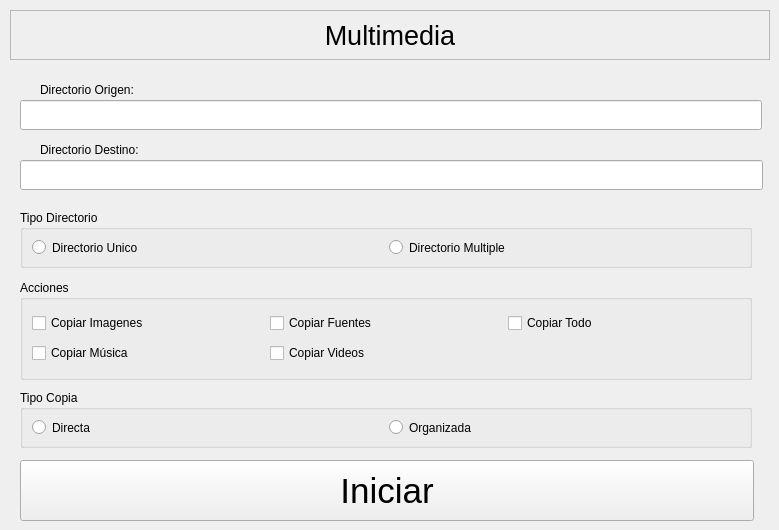
    <widget class="QWidget" name="tab_multimedia">
     <attribute name="title">
      <string>Multimedia</string>
     </attribute>
     <widget class="QFrame" name="frame_title_multimedia">
      <property name="geometry">
       <rect>
        <x>10</x>
        <y>10</y>
        <width>760</width>
        <height>50</height>
       </rect>
      </property>
      <property name="sizePolicy">
       <sizepolicy hsizetype="Fixed" vsizetype="Preferred">
        <horstretch>0</horstretch>
        <verstretch>0</verstretch>
       </sizepolicy>
      </property>
      <property name="frameShape">
       <enum>QFrame::Shape::StyledPanel</enum>
      </property>
      <property name="frameShadow">
       <enum>QFrame::Shadow::Raised</enum>
      </property>
      <layout class="QHBoxLayout" name="horizontalLayout_16">
       <item>
        <widget class="QLabel" name="lbl_title_5">
         <property name="font">
          <font>
           <family>Arial</family>
           <pointsize>20</pointsize>
          </font>
         </property>
         <property name="layoutDirection">
          <enum>Qt::LayoutDirection::LeftToRight</enum>
         </property>
         <property name="text">
          <string>Multimedia</string>
         </property>
         <property name="alignment">
          <set>Qt::AlignmentFlag::AlignCenter</set>
         </property>
        </widget>
       </item>
      </layout>
     </widget>
     <widget class="QGroupBox" name="groupBox_dirs_multimedia">
      <property name="geometry">
       <rect>
        <x>20</x>
        <y>210</y>
        <width>732</width>
        <height>58</height>
       </rect>
      </property>
      <property name="title">
       <string>Tipo Directorio</string>
      </property>
      <layout class="QHBoxLayout" name="horizontalLayout_21">
       <item>
        <widget class="QRadioButton" name="rb_dir_unico_multimedia">
         <property name="text">
          <string>Directorio Unico</string>
         </property>
        </widget>
       </item>
       <item>
        <widget class="QRadioButton" name="rb_dir_multiple_multimedia">
         <property name="text">
          <string>Directorio Multiple</string>
         </property>
        </widget>
       </item>
      </layout>
     </widget>
     <widget class="QPushButton" name="btn_inicio_multimedia">
      <property name="geometry">
       <rect>
        <x>20</x>
        <y>460</y>
        <width>734</width>
        <height>61</height>
       </rect>
      </property>
      <property name="font">
       <font>
        <family>Arial</family>
        <pointsize>26</pointsize>
       </font>
      </property>
      <property name="text">
       <string>Iniciar</string>
      </property>
     </widget>
     <widget class="QGroupBox" name="groupBox_actions_multimedia">
      <property name="geometry">
       <rect>
        <x>20</x>
        <y>280</y>
        <width>732</width>
        <height>100</height>
       </rect>
      </property>
      <property name="title">
       <string>Acciones</string>
      </property>
      <layout class="QGridLayout" name="gridLayout_6">
       <item row="0" column="1">
        <widget class="QCheckBox" name="chk_sources_multimedia">
         <property name="text">
          <string>Copiar Fuentes</string>
         </property>
        </widget>
       </item>
       <item row="1" column="0">
        <widget class="QCheckBox" name="chk_music_multimedia">
         <property name="text">
          <string>Copiar Música</string>
         </property>
        </widget>
       </item>
       <item row="0" column="2">
        <widget class="QCheckBox" name="chk_all_multimedia">
         <property name="text">
          <string>Copiar Todo</string>
         </property>
        </widget>
       </item>
       <item row="0" column="0">
        <widget class="QCheckBox" name="chk_img_multimedia">
         <property name="text">
          <string>Copiar Imagenes</string>
         </property>
        </widget>
       </item>
       <item row="1" column="1">
        <widget class="QCheckBox" name="chk_video_multimedia">
         <property name="text">
          <string>Copiar Videos</string>
         </property>
        </widget>
       </item>
      </layout>
     </widget>
     <widget class="QWidget" name="widget_dirs_multimedia" native="true">
      <property name="geometry">
       <rect>
        <x>10</x>
        <y>80</y>
        <width>759</width>
        <height>114</height>
       </rect>
      </property>
      <widget class="QLineEdit" name="it_origen_multimedia">
       <property name="enabled">
        <bool>true</bool>
       </property>
       <property name="geometry">
        <rect>
         <x>10</x>
         <y>20</y>
         <width>742</width>
         <height>30</height>
        </rect>
       </property>
      </widget>
      <widget class="QLabel" name="lbl_origen_multimedia">
       <property name="geometry">
        <rect>
         <x>30</x>
         <y>0</y>
         <width>152</width>
         <height>19</height>
        </rect>
       </property>
       <property name="text">
        <string>Directorio Origen:</string>
       </property>
      </widget>
      <widget class="QLabel" name="lbl_destino_multimedia">
       <property name="geometry">
        <rect>
         <x>30</x>
         <y>60</y>
         <width>152</width>
         <height>19</height>
        </rect>
       </property>
       <property name="text">
        <string>Directorio Destino:</string>
       </property>
      </widget>
      <widget class="QLineEdit" name="it_destino_multimedia">
       <property name="enabled">
        <bool>true</bool>
       </property>
       <property name="geometry">
        <rect>
         <x>10</x>
         <y>80</y>
         <width>743</width>
         <height>30</height>
        </rect>
       </property>
      </widget>
     </widget>
     <widget class="QGroupBox" name="groupBox_tipoCopia_multimedia">
      <property name="geometry">
       <rect>
        <x>20</x>
        <y>390</y>
        <width>732</width>
        <height>58</height>
       </rect>
      </property>
      <property name="title">
       <string>Tipo Copia</string>
      </property>
      <layout class="QHBoxLayout" name="horizontalLayout_27">
       <item>
        <widget class="QRadioButton" name="rb_tcopia_directa_multimedia">
         <property name="text">
          <string>Directa</string>
         </property>
        </widget>
       </item>
       <item>
        <widget class="QRadioButton" name="rb_tcopia_organizada_multimedia">
         <property name="text">
          <string>Organizada</string>
         </property>
        </widget>
       </item>
      </layout>
     </widget>
    </widget>
